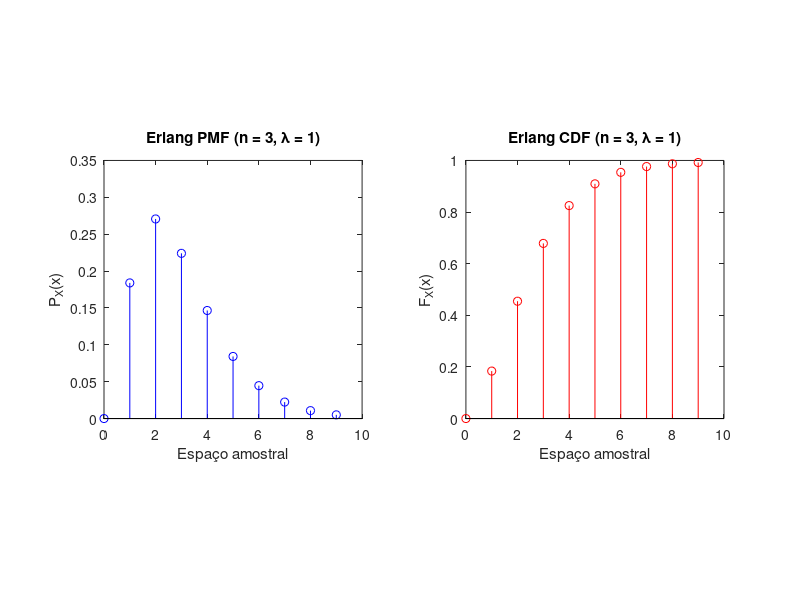

Here is the MATLAB script that generated this plot:
clear all clc clf

% Função para calcular a função de massa de probabilidade (pmf) de uma variável aleatória de Poisson
function pmf=poissonpmf(alpha, x)
  % Variável aleatória de Poisson (alpha) X,
  % saída = vetor pmf: pmf(i)=P[X=x(i)]
  x = x(:);
  k=(1:max(x))';
  logfacts =cumsum(log(k));
  pb=exp([-alpha; ...
  -alpha+ (k*log(alpha))-logfacts]);
  okx=(x>=0).*(x==floor(x));
  x=okx.*x;
  pmf=okx.*pb(x+1);
  % pmf(i) = 0 para todo x(i) com probabilidade zero
  pmf = pmf';
endfunction

% Função para calcular a função de distribuição cumulativa (cdf) de uma variável aleatória de Poisson
function cdf=poissoncdf(alpha,x)
  % saída cdf(i)=Prob[X<=x(i)]
  x=floor(x(:));
  sx=0:max(x);
  cdf=cumsum(poissonpmf(alpha,sx)');
  % cdf de 0 até max(x)
  okx=(x>=0);% x(i)<0 -> cdf=0
  x=(okx.*x);% nega x(i)=0
  cdf= okx.*cdf(x+1);
  % cdf = 0 para todo x(i) < 0
  cdf = cdf';
endfunction

% Função para calcular a função de densidade de probabilidade (pdf) de uma variável aleatória de Erlang
function f = erlangpdf(n,lambda,x)
  f=((lambda^n)/factorial(n-1))...
  *(x.^(n-1)).*exp(-lambda*x);
endfunction

% Função para calcular a função de distribuição cumulativa (cdf) de uma variável aleatória de Erlang
function F = erlangcdf(n, lambda, x)
  % Forma contínua pode ser calculada por
  % F = 1.0 - poissonpdf(n-1, lambda*x);

  % Alteração para variáveis discretas
  px = erlangpdf(n, lambda, x);
  F(1) = px(1);
  for i = 1:length(x)-1
    F(i+1) = F(i) + px(i+1);
  endfor
endfunction

% Função para calcular o valor esperado de uma variável aleatória
function E = expectedValue(sx, px)
  v = sx .* px;
  E = sum(v);
endfunction

% Espaço amostral e parâmetros
sx = 0:1:9;
n = 3;
lambda = 1;

% Cálculo da PMF e CDF
px = erlangpdf(n, lambda, sx);
fx = erlangcdf(n, lambda, sx);

% Valor esperado
E = expectedValue(sx, px)

% Plot da PMF
figure(1);
subplot(1,2,1);
stem(sx, px, 'b');
title('Erlang PMF (n = 3, \lambda = 1)');
xlabel("Espaço amostral");
ylabel('P_X(x)');
axis square

% Plot da CDF
figure(1);
subplot(1,2,2);
stem(sx, fx, 'r');
title('Erlang CDF (n = 3, \lambda = 1)');
xlabel("Espaço amostral");
ylabel("F_X(x)");
axis square
